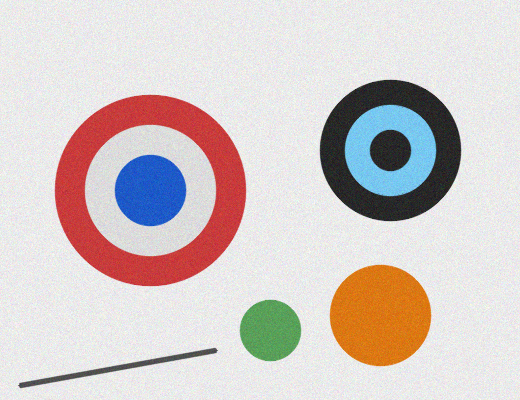
#> input picture hafta6/girdi/es_merkezli.png, 520 x 400 px
$ python kendi_fonksiyonum.py   (older library calls are emulated)
#> lines starting #> are read from the running program, lines starting #| are printed output that depends on the picture; after the words box and inside, x2 and y2 are one past the last pixel; in counts of white or black regions, pixels touching at a corner belong together
"""Hafta 6 / 6.5: Eş merkezli çemberleri bulan Hough dönüşümü, tamamen KENDİ yazdığımız kodla.

Fikir: Eş merkezli çemberlerin hepsinde kenar normali (gradyan yönü) aynı merkezden geçer.
Bu yüzden oylamayı gradyan yönüne göre yapıyoruz: her kenar pikseli, 6.4'teki gibi bütün
açılara değil, yalnız kendi gradyan doğrultusundaki merkezlere (her yarıçap için) oy verir.
Böylece aynı merkezli bütün halkaların oyları 3B oylama matrisinde aynı (a, b) sütununa
düşer; tek çember sütunda tek tepe, eş merkezli küme ise birden çok tepe bırakır.
Önce çember bulup sonra merkezleri karşılaştırmak (post processing) yok.
"""

from pathlib import Path

import cv2
import numpy as np

KLASOR = Path(__file__).resolve().parent
GIRDI = KLASOR.parent / "girdi" / "es_merkezli.png"
CIKTI = KLASOR / "cikti"

YARICAPLAR = np.arange(10, 111)  # aranan yarıçaplar (piksel)
ACI_ADIM = 360                   # gradyan açısı 1 derecelik adımla
ACI_PENCERE = 2                  # gradyan açısındaki hataya tolerans: ±2 derece
HALKA_ESIK = 0.3                 # bir halka için oy / çevre >= 0,3
HALKA_ARALIGI = 6                # aynı sütundaki iki tepe en az 6 px farklı yarıçapta olmalı
MIN_HALKA = 2                    # eş merkezli sayılmak için en az halka sayısı
MIN_MERKEZ_UZAKLIGI = 15

RENKLER = [(255, 0, 255), (0, 200, 0), (0, 165, 255), (255, 255, 0)]


def kaydet(ad: str, goruntu: np.ndarray) -> None:
    if not cv2.imwrite(str(CIKTI / ad), goruntu):
        raise OSError(f"Kaydedilemedi: {ad}")


def sin_cos_tablosu(adim: int) -> tuple[np.ndarray, np.ndarray]:
    """Sin ve cos değerleri baştan bir kez hesaplanır ve bellekte tutulur."""
    thetalar = np.arange(adim) * 2 * np.pi / adim
    return np.cos(thetalar), np.sin(thetalar)


def gradyan_aci_indeksi(gri: np.ndarray) -> np.ndarray:
    """Sobel gradyanının açısı, sin/cos tablosundaki indekse (0..ACI_ADIM-1) çevrilir."""
    gx = cv2.Sobel(gri, cv2.CV_32F, 1, 0, ksize=3)
    gy = cv2.Sobel(gri, cv2.CV_32F, 0, 1, ksize=3)
    aci = np.arctan2(gy, gx)  # -pi..pi
    return np.rint(aci / (2 * np.pi) * ACI_ADIM).astype(np.int32) % ACI_ADIM


def es_merkezli_oylama(kenar: np.ndarray, aci_indeksi: np.ndarray,
                       cos_t: np.ndarray, sin_t: np.ndarray) -> np.ndarray:
    """3 boyutlu oylama matrisi [b, a, r]: oy yalnız gradyan doğrultusundaki merkezlere."""
    yukseklik, genislik = kenar.shape
    oylama = np.zeros((yukseklik, genislik, len(YARICAPLAR)), dtype=np.int32)
    pencere = np.arange(-ACI_PENCERE, ACI_PENCERE + 1)
    r_indeks = np.arange(len(YARICAPLAR))

    ys, xs = np.nonzero(kenar)
    for x, y in zip(xs, ys):
        acilar = (aci_indeksi[y, x] + pencere) % ACI_ADIM
        # Gradyan halkanın içine de dışına da bakabilir (açık zemin/koyu halka): iki yön (+1, -1).
        yon_cos = np.concatenate([cos_t[acilar], -cos_t[acilar]])
        yon_sin = np.concatenate([sin_t[acilar], -sin_t[acilar]])
        a = np.rint(x - YARICAPLAR[:, None] * yon_cos).astype(np.int32)
        b = np.rint(y - YARICAPLAR[:, None] * yon_sin).astype(np.int32)
        r = np.broadcast_to(r_indeks[:, None], a.shape)
        icerde = (a >= 0) & (a < genislik) & (b >= 0) & (b < yukseklik)
        hucreler = np.unique(np.ravel_multi_index((b[icerde], a[icerde], r[icerde]), oylama.shape))
        oylama.ravel()[hucreler] += 1
    return oylama


def sutun_halkalari(oran_sutunu: np.ndarray) -> list[int]:
    """Bir (a, b) sütunundaki halka tepeleri: eşiği geçen, ±HALKA_ARALIGI içinde en büyük olan r'ler."""
    halkalar = []
    for i in np.argsort(-oran_sutunu):
        if oran_sutunu[i] < HALKA_ESIK:
            break
        if all(abs(i - j) >= HALKA_ARALIGI for j in halkalar):
            halkalar.append(int(i))
    return sorted(halkalar)


def merkezleri_bul(oylama: np.ndarray) -> list[tuple[int, int, list[int], float]]:
    """Merkez skoru = sütundaki eşiği geçen oranların toplamı. Her merkezin halkaları sütundan okunur."""
    oran = oylama / (2 * np.pi * YARICAPLAR)
    skor = np.where(oran >= HALKA_ESIK, oran, 0).sum(axis=2)
    b_i, a_i = np.nonzero(skor >= HALKA_ESIK)
    adaylar = sorted(zip(b_i, a_i), key=lambda h: -skor[h])

    secilen: list[tuple[int, int, list[int], float]] = []
    for b, a in adaylar:
        if any(np.hypot(a - sa, b - sb) < MIN_MERKEZ_UZAKLIGI for sa, sb, _, _ in secilen):
            continue
        halkalar = sutun_halkalari(oran[b, a])
        if halkalar:
            secilen.append((int(a), int(b), [int(YARICAPLAR[i]) for i in halkalar], float(skor[b, a])))
    return secilen


def merkez_skoru_resmi(oylama: np.ndarray) -> np.ndarray:
    """Her (a, b) için sütundaki toplam oy oranı: eş merkezli merkezler en parlak noktalar."""
    toplam = (oylama / (2 * np.pi * YARICAPLAR)).sum(axis=2)
    olcekli = (255 * np.sqrt(toplam / toplam.max())).astype(np.uint8)
    return cv2.applyColorMap(olcekli, cv2.COLORMAP_INFERNO)


def calistir() -> None:
    renkli = cv2.imread(str(GIRDI), cv2.IMREAD_COLOR)
#> renkli is the input picture: shape (400, 520, 3); mean B, G, R 199.5, 201.3, 211.2
    if renkli is None:
        raise FileNotFoundError(f"Resim okunamadı: {GIRDI}")
    CIKTI.mkdir(exist_ok=True)

    gri = cv2.GaussianBlur(cv2.cvtColor(renkli, cv2.COLOR_BGR2GRAY), (5, 5), 1.2)
    kenar = cv2.Canny(gri, 30, 90)
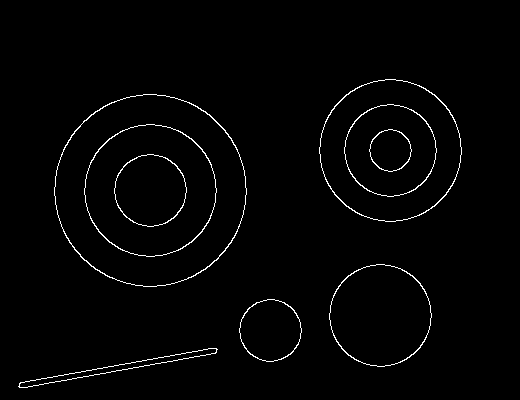
#> kenar: shape (400, 520); 1.7% white in thin lines or dots, all inside (x1, y1, x2, y2) = (18, 79, 462, 388)
    kaydet("kenar_canny.png", kenar)

    cos_t, sin_t = sin_cos_tablosu(ACI_ADIM)
    oylama = es_merkezli_oylama(kenar, gradyan_aci_indeksi(gri), cos_t, sin_t)
#> in gradyan_aci_indeksi, `aci = np.arctan2(gy, gx)`:
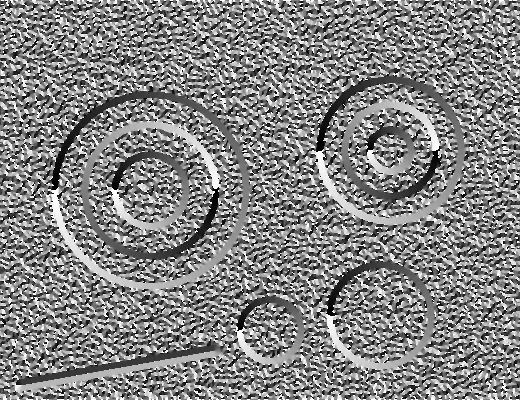
#> aci: shape (400, 520) float32; min -3.14, max 3.14, mean 0.115; drawn with min black and max white
#> in gradyan_aci_indeksi, `return np.rint(aci / (2 * np.pi) * ACI_ADIM).astype(np.int32) % ACI_ADIM`:
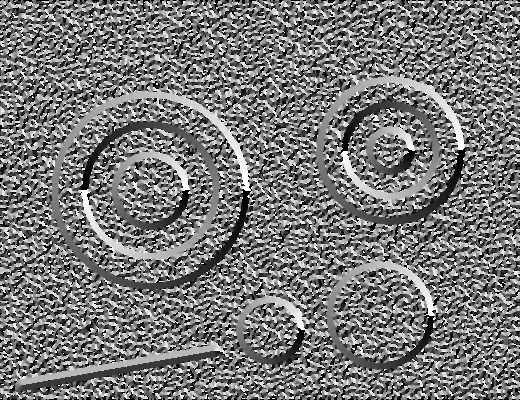
#> returned value: shape (400, 520) int32; min 0, max 359, mean 169.8; drawn with min black and max white
#> in es_merkezli_oylama, `yukseklik, genislik = kenar.shape`: yukseklik = 400; genislik = 520
#> in es_merkezli_oylama, `ys, xs = np.nonzero(kenar)`: ys = 3440 values from 79 to 387; xs = 3440 values, max 461 at index 882, min 18 at index 3424, mean 248.7
#> the loop in es_merkezli_oylama, `for x, y in zip(xs, ys):` made 3440 passes
#> (x, y, acilar) on passes 1, 11, 12: (385, 79, [265, 266, 267, 268, 269]), (395, 79, [271, 272, 273, 274, 275]), (378, 80, [259, 260, 261, 262, 263])
    kaydet("oylama_merkez_skoru.png", merkez_skoru_resmi(oylama))
#> in merkez_skoru_resmi, `olcekli = (255 * np.sqrt(toplam / toplam.max())).astype(np.uint8)`:
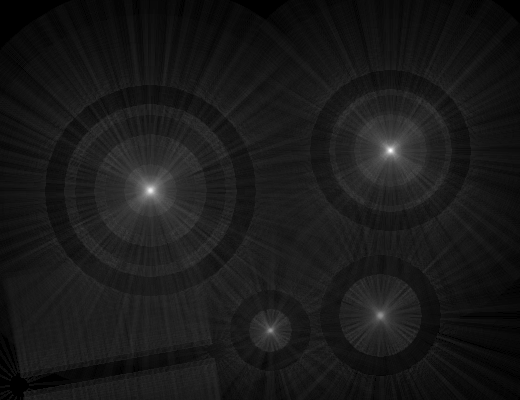
#> olcekli: shape (400, 520); min 0, max 255, mean 25
#> in merkez_skoru_resmi, `return cv2.applyColorMap(olcekli, cv2.COLORMAP_INFERNO)`:
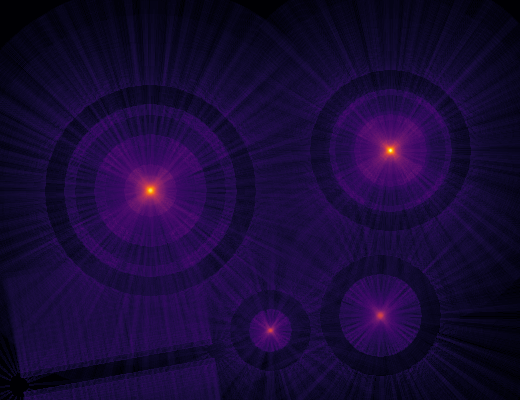
#> returned value: shape (400, 520, 3); mean of channels 0, 1, 2 55, 9.5, 24.3; drawn as B, G, R

    merkezler = merkezleri_bul(oylama)
#> in merkezleri_bul, `b_i, a_i = np.nonzero(skor >= HALKA_ESIK)`: b_i = 25 values from 149 to 331; a_i = 25 values, max 391 at index 1, min 149 at index 6, mean 277.6
#> in merkezleri_bul, `adaylar = sorted(zip(b_i, a_i), key=lambda h: -skor[h])`: adaylar = 25 pairs, first value 149 to 331, second value 149 to 391
#> the loop in merkezleri_bul, `for b, a in adaylar:` made 25 passes
#> (b, a) on passes 3, 4, 5, 6, 7, 8, 9, 10, 13, 14, 15, 16: (149, 390), (151, 390), (150, 389), (150, 391), (190, 149), (189, 150), (190, 151), (191, 150), (331, 270), (330, 271), (329, 270), (314, 380)
#> (b, a, halkalar) on passes 1, 2, 11, 12: (150, 390, [11, 36, 61]), (190, 150, [26, 56, 86]), (330, 270, [21]), (315, 380, [41])
#> after the loop in merkezleri_bul, `for b, a in adaylar:`: secilen = [(390, 150, [21, 46, 71], 3.32), (150, 190, [36, 66, 96], 2.82), (270, 330, [31], 1.09), (380, 315, [51], 1.04)]
#> merkezler has the same summary as secilen in merkezleri_bul
    kumeler = [m for m in merkezler if len(m[2]) >= MIN_HALKA]
#> kumeler = [(390, 150, [21, 46, 71], 3.32), (150, 190, [36, 66, 96], 2.82)]
    tekler = [m for m in merkezler if len(m[2]) < MIN_HALKA]
#> tekler = [(270, 330, [31], 1.09), (380, 315, [51], 1.04)]
    cizim = renkli.copy()
    for a, b, yaricaplar, _ in tekler:  # tek halkalı: eş merkezli değil, ince gri
        cv2.circle(cizim, (a, b), yaricaplar[0], (128, 128, 128), 1)
#> this loop made 2 passes
#> (a, b, yaricaplar) on passes 1 to 2: (270, 330, [31]), (380, 315, [51])
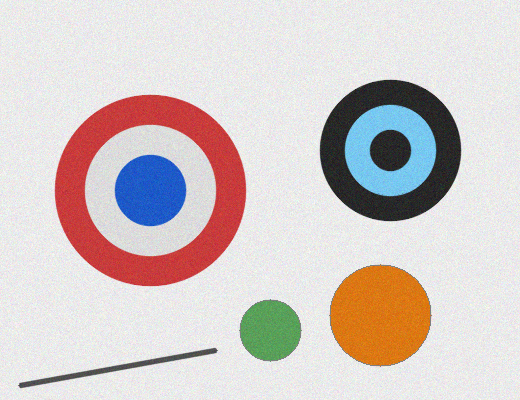
#> cizim: shape (400, 520, 3); 0.22% of pixels changed, all inside (x1, y1, x2, y2) = (239, 264, 432, 367)
    for k, (a, b, yaricaplar, _) in enumerate(kumeler):
        renk = RENKLER[k % len(RENKLER)]
        for r in yaricaplar:
            cv2.circle(cizim, (a, b), r, renk, 2)
        cv2.circle(cizim, (a, b), 3, renk, -1)
#> this loop made 2 passes
#> (a, b, yaricaplar, renk) on passes 1 to 2: (390, 150, [21, 46, 71], (255, 0, 255)), (150, 190, [36, 66, 96], (0, 200, 0))
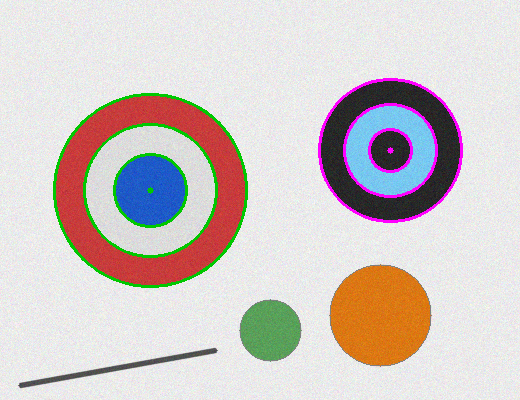
#> cizim: shape (400, 520, 3); 3.02% of pixels changed, all inside (x1, y1, x2, y2) = (53, 78, 463, 288)
    kaydet("cemberler_es_merkezli.png", cizim)

    print(f"Oylama matrisi boyutu (b x a x r): {oylama.shape}, en yüksek oy: {oylama.max()}")
#| Oylama matrisi boyutu (b x a x r): (400, 520, 101), en yüksek oy: 247
    print(f"Bulunan eş merkezli küme: {len(kumeler)}")
#| Bulunan eş merkezli küme: 2
    for a, b, yaricaplar, skor in kumeler:
        print(f"  merkez=({a:3d}, {b:3d})  yarıçaplar={yaricaplar}  skor={skor:.2f}")
#> this loop made 2 passes
#> (a, b, yaricaplar, skor) on passes 1 to 2: (390, 150, [21, 46, 71], 3.32), (150, 190, [36, 66, 96], 2.82)
#|   merkez=(390, 150)  yarıçaplar=[21, 46, 71]  skor=3.32
#|   merkez=(150, 190)  yarıçaplar=[36, 66, 96]  skor=2.82
    print(f"Tek halkalı (eş merkezli sayılmayan) merkez: {len(tekler)}")
#| Tek halkalı (eş merkezli sayılmayan) merkez: 2
    for a, b, yaricaplar, skor in tekler:
        print(f"  merkez=({a:3d}, {b:3d})  yarıçap={yaricaplar[0]}  skor={skor:.2f}")
#> this loop made 2 passes
#> (a, b, yaricaplar, skor) on passes 1 to 2: (270, 330, [31], 1.09), (380, 315, [51], 1.04)
#|   merkez=(270, 330)  yarıçap=31  skor=1.09
#|   merkez=(380, 315)  yarıçap=51  skor=1.04


if __name__ == "__main__":
    calistir()
